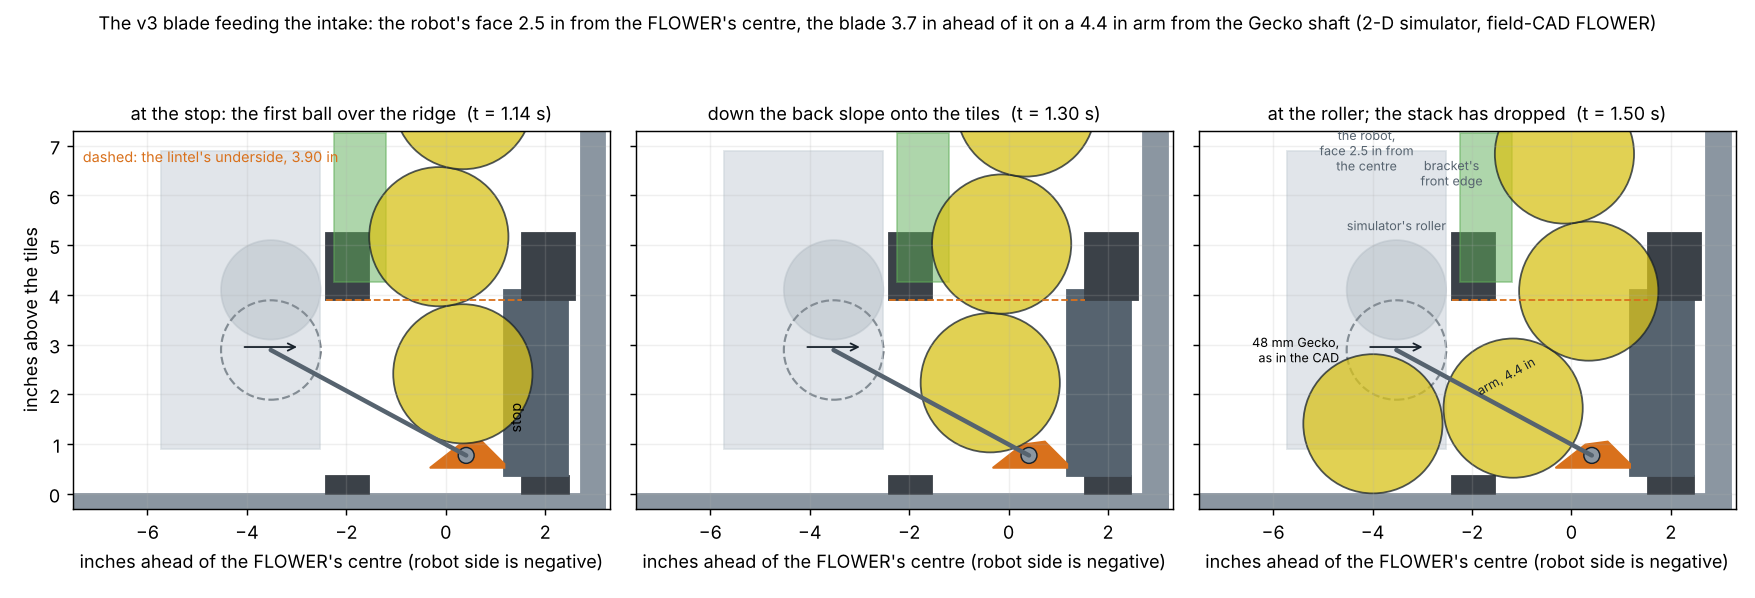

Source code (Python):
"""The section figure: the v2 blade at its stop in the FLOWER's slice, the intake's first roller at the FLOWER's face,
and the POLLEN at three moments of the simulator's trace. Writes intake_section.png.

    python3 tools/ramp-hook/intake_sim.py --trace && python3 cad/modules/flower-stick-proto/intake_section.py
"""
import json, os
import matplotlib
matplotlib.use("Agg")
import matplotlib.pyplot as plt
from matplotlib.patches import Circle, Polygon, Rectangle
HERE = os.path.dirname(os.path.abspath(__file__))
ROOT = os.path.abspath(os.path.join(HERE, "..", "..", ".."))
d = json.load(open(os.path.join(ROOT, "tools", "ramp-hook", "intake_trace.json")))
CX, R = d["cx"], 1.4
fx = lambda xs: CX - xs                     # sim x -> FLOWER x (+ toward the wall)
prof, (rx, rz, rr), stop = d["profile"], d["roller"], fx(d["tip_stop"])
gecko_z = d.get("gecko_z", 2.89)
frames = d["trace"]
arrive = next(i for i, f in enumerate(frames) if f[1] <= d["tip_stop"] + 1e-6)
picks = [(arrive, "at the stop: the first ball over the ridge"), (arrive + 8, "down the back slope onto the tiles"), (arrive + 18, "at the roller; the stack has dropped")]
picks = [(min(i, len(frames) - 1), lab) for i, lab in picks]

fig, axes = plt.subplots(1, 3, figsize=(13.5, 4.6), sharey=True)
for ax, (i, lab) in zip(axes, picks):
    t, tip, balls = frames[i]
    ax.add_patch(Rectangle((-8, -0.3), 11.2, 0.3, color="#8b96a1"))
    ax.add_patch(Rectangle((-2.40, 0), 0.86, 0.35, color="#3b4148"))      # ring, in front of the hole
    ax.add_patch(Rectangle((1.54, 0), 0.93, 0.35, color="#3b4148"))       # ring, behind
    ax.add_patch(Rectangle((1.18, 0.35), 1.28, 3.75, color="#56636f"))    # upright
    ax.add_patch(Rectangle((-2.41, 3.90), 0.87, 1.35, color="#3b4148"))   # lintel
    ax.add_patch(Rectangle((1.54, 3.90), 1.06, 1.35, color="#3b4148"))    # bracket, behind the hole
    ax.add_patch(Rectangle((-2.25, 4.25), 1.05, 3.0, color="#5fae58", alpha=.5))  # pipe (beside the slice)
    ax.add_patch(Rectangle((2.71, -0.3), 0.5, 7.6, color="#8b96a1"))
    lip = fx(tip)
    pts = [(lip - x, z) for x, z in prof] + [(lip - prof[-1][0], 0.52), (lip, 0.52)]
    ax.add_patch(Polygon(pts, closed=True, color="#d9711c"))
    ax.add_patch(Circle((lip - 0.77, 0.77), 0.16, color="#8b96a1", ec="#17212b", lw=0.8))    # the 8 mm shaft
    ax.add_patch(Circle((lip - rx, rz), rr, color="#8b96a1", alpha=.45))                      # the simulator's rigid roller
    ax.add_patch(Circle((stop - rx, gecko_z), rr, fill=False, ec="#17212b", lw=1.2, ls="--"))  # the Gecko as in the CAD
    ax.plot([stop - rx, lip - 0.77], [gecko_z, 0.77], color="#56636f", lw=2.5, solid_capstyle="round")   # the sled arm
    face = stop - rx + rr                                                                                # the Gecko rims are flush with the robot's face
    ax.add_patch(Rectangle((face - 3.2, 0.9), 3.2, 6.0, color="#cdd5dc", alpha=.6))                     # the robot, behind its face
    ax.annotate("", (lip - rx - 0.6, rz - rr - 0.15), (lip - rx + 0.6, rz - rr - 0.15), arrowprops=dict(arrowstyle="<-", color="#17212b"))
    for (xs, zs) in balls:
        ax.add_patch(Circle((fx(xs), zs), R, facecolor="#d8c21a", edgecolor="#17212b", alpha=.75))
    ax.plot([-2.41, 1.54], [3.90, 3.90], ls="--", color="#d9711c", lw=1)
    ax.set_xlim(-7.5, 3.3); ax.set_ylim(-0.3, 7.3); ax.set_aspect("equal")
    ax.set_title(f"{lab}  (t = {t:.2f} s)", fontsize=10)
    ax.set_xlabel("inches ahead of the FLOWER's centre (robot side is negative)")
    ax.grid(alpha=.2)
axes[0].set_ylabel("inches above the tiles")
axes[0].text(-7.3, 6.6, "dashed: the lintel's underside, 3.90 in", fontsize=8, color="#d9711c", va="bottom")
axes[0].text(stop + 0.05, 1.3, "stop", fontsize=8, rotation=90)
axes[2].text(stop - rx, rz + rr + 0.2, "simulator's roller", fontsize=7, ha="center", color="#56636f")
axes[2].text(stop - rx - rr - 0.15, gecko_z, "48 mm Gecko,\nas in the CAD", fontsize=7, ha="right", va="center")
axes[2].text(stop - rx + rr - 1.6, 6.5, "the robot,\nface 2.5 in from\nthe centre", fontsize=7, ha="center", color="#56636f")
axes[2].text((stop - rx + lip - 0.77) / 2 - 0.4, (gecko_z + 0.77) / 2 + 0.15, "arm, 4.4 in", fontsize=7, rotation=29, color="#17212b")
axes[2].text(-2.41, 6.2, "bracket's\nfront edge", fontsize=7, ha="center", color="#56636f")
fig.suptitle("The v3 blade feeding the intake: the robot's face 2.5 in from the FLOWER's centre, the blade 3.7 in ahead of it on a 4.4 in arm from the Gecko shaft (2-D simulator, field-CAD FLOWER)", fontsize=10)
fig.tight_layout()
out = os.path.join(HERE, "intake_section.png"); fig.savefig(out, dpi=130); print(out)
